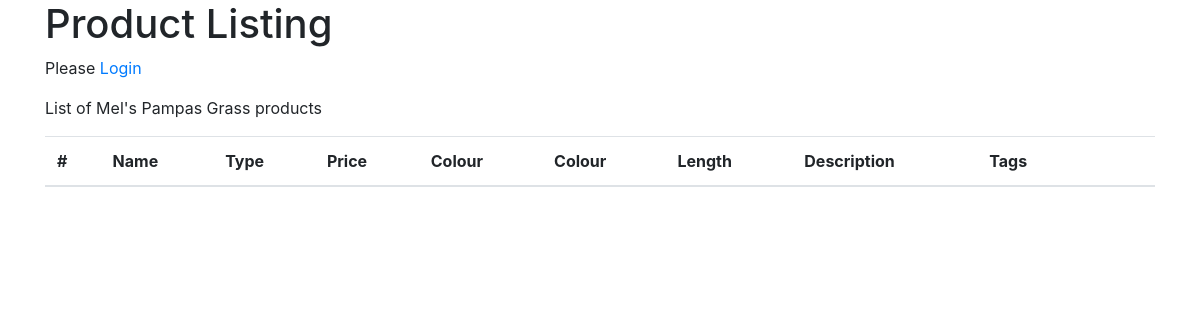
Before: /products/ with the older database file.
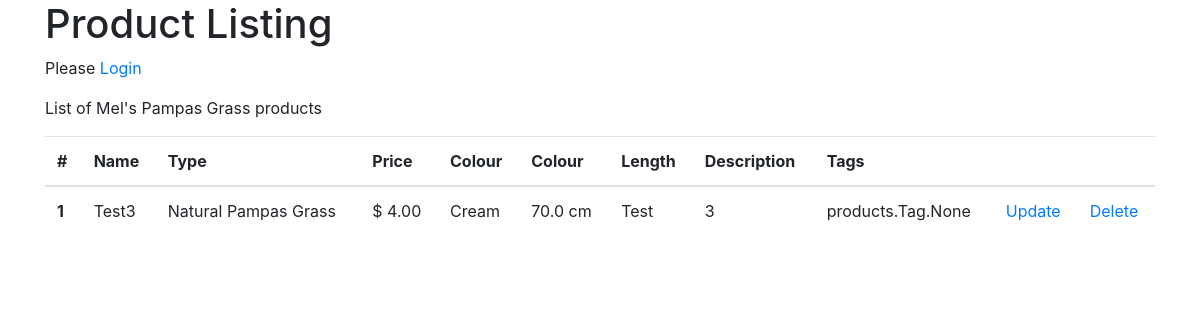
After: the same page with the newer database file.
### products/models.py (models this page shows, shortened)
class Product(models.Model):
    name = models.CharField(blank=False, max_length=255)
    product_type = models.ForeignKey(ProductType, on_delete=models.CASCADE)
    price = models.DecimalField(
        blank=False, max_digits=19, decimal_places=2)
    colour = models.ForeignKey(Colour, on_delete=models.CASCADE)
    tag = models.ManyToManyField(Tag)
    length = models.FloatField(blank=False)
    desc = models.TextField(blank=False)
    quantity = models.IntegerField(blank=False)

class ProductType(models.Model):
    name = models.CharField(blank=False, max_length=255)
    def __str__(self):
        return self.name

class Colour(models.Model):
    name = models.CharField(blank=False, max_length=255)
    def __str__(self):
        return self.name

### products/views.py (the view)
# urls.py: path('products/', products.views.show_products,
def show_products(request):
    products = Product.objects.all()
    return render(request, 'products/show-products.template.html', {
        'products': products
    })

### products/templates/products/show-products.template.html (shortened to what this page needs)
{% extends 'base.template.html' %}
{% load static %}
{% block content %}
    <h1>Product Listing</h1>
    {% if request.user.is_authenticated  %}
    <p>Welcome {{request.user}}</p>
    {% else %}
    <p>Please <a href="/accounts/login">Login</a></p>
    {%endif%}
    <p>
        List of Mel's Pampas Grass products
    </p>
    <table class="table">
        <thead>
            <tr>
                <th scope="col">#</th>
                <th scope="col">Name</th>
                <th scope="col">Type</th>
                <th scope="col">Price</th>
                <th scope="col">Colour</th>
                <th scope="col">Colour</th>
                <th scope="col">Length</th>
                <th scope="col">Description</th>
                <th scope="col">Tags</th>
                <th scope="col"></th>
                <th scope="col"></th>
            </tr>
        </thead>
        <tbody>
            {% for product in products %}
            <tr>
                <th scope="row">{{product.id}}</th>
                <td>{{product.name}}</td>
                <td>{{product.product_type}}</td>
                <td>$ {{product.price}}</td>
                <td>{{product.colour}}</td>
                <td>{{product.length}} cm</td>
                <td>{{product.desc}}</td>
                <td>{{product.quantity}}</td>
                <td>{{product.tag}}</td>
                <td><a href="{% url 'update_product_route' product_id=product.id %}">Update</a></td>
                <td><a href="{% url 'delete_product_route' product_id=product.id %}">Delete</a></td>
            </tr>
            {% endfor %}
        </tbody>
    </table>
{% endblock %}

Changed rows visible on the page:
added Product: id "1", name "Test3", product_type "Natural Pampas Grass", price "4.00", colour "Cream", length "70.0", desc "Test", quantity "3", tag "products.Tag.None"
